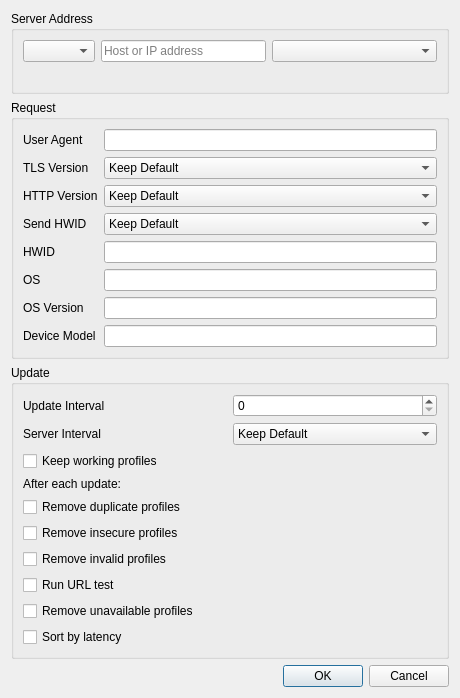
<?xml version="1.0" encoding="UTF-8"?>
<ui version="4.0">
 <class>DialogEditGroupAdvanced</class>
 <widget class="QDialog" name="DialogEditGroupAdvanced">
  <property name="geometry">
   <rect>
    <x>0</x>
    <y>0</y>
    <width>460</width>
    <height>621</height>
   </rect>
  </property>
  <property name="windowTitle">
   <string>Advanced Group Settings</string>
  </property>
  <layout class="QVBoxLayout" name="verticalLayout">
   <item>
    <widget class="QGroupBox" name="endpoint_box">
     <property name="title">
      <string>Server Address</string>
     </property>
     <layout class="QVBoxLayout" name="endpoint_layout">
      <item>
       <layout class="QHBoxLayout" name="endpoint_row" stretch="0,1,1,0">
        <item>
         <widget class="QComboBox" name="endpoint_mode"/>
        </item>
        <item>
         <widget class="MyLineEdit" name="endpoint_address">
          <property name="placeholderText">
           <string>Host or IP address</string>
          </property>
         </widget>
        </item>
        <item>
         <widget class="QComboBox" name="endpoint_list"/>
        </item>
        <item>
         <spacer name="endpoint_spacer">
          <property name="orientation">
           <enum>Qt::Orientation::Horizontal</enum>
          </property>
          <property name="sizeHint" stdset="0">
           <size>
            <width>0</width>
            <height>0</height>
           </size>
          </property>
         </spacer>
        </item>
       </layout>
      </item>
      <item>
       <widget class="QLabel" name="endpoint_hint">
        <property name="textFormat">
         <enum>Qt::TextFormat::PlainText</enum>
        </property>
        <property name="wordWrap">
         <bool>true</bool>
        </property>
        <property name="colorRole" stdset="0">
         <string notr="true">muted</string>
        </property>
       </widget>
      </item>
     </layout>
    </widget>
   </item>
   <item>
    <widget class="QGroupBox" name="request_box">
     <property name="title">
      <string>Request</string>
     </property>
     <layout class="QGridLayout" name="request_layout">
      <item row="0" column="0">
       <widget class="QLabel" name="user_agent_l">
        <property name="toolTip">
         <string>Empty uses the User Agent from the Subscription settings.</string>
        </property>
        <property name="text">
         <string>User Agent</string>
        </property>
       </widget>
      </item>
      <item row="0" column="1">
       <widget class="MyLineEdit" name="user_agent"/>
      </item>
      <item row="1" column="0">
       <widget class="QLabel" name="tls_version_l">
        <property name="toolTip">
         <string>TLS versions offered when fetching this subscription. Some servers answer the default handshake with a CAPTCHA or a block page; TLS 1.2 often gets through. Keep Default follows the Subscription settings.</string>
        </property>
        <property name="text">
         <string>TLS Version</string>
        </property>
       </widget>
      </item>
      <item row="1" column="1">
       <widget class="QComboBox" name="tls_version">
        <item>
         <property name="text">
          <string>Keep Default</string>
         </property>
        </item>
        <item>
         <property name="text">
          <string>Auto</string>
         </property>
        </item>
        <item>
         <property name="text">
          <string>TLS 1.2</string>
         </property>
        </item>
        <item>
         <property name="text">
          <string>TLS 1.3</string>
         </property>
        </item>
       </widget>
      </item>
      <item row="2" column="0">
       <widget class="QLabel" name="http_version_l">
        <property name="toolTip">
         <string>Auto uses HTTP/2 when the server offers it. Keep Default follows the Subscription settings.</string>
        </property>
        <property name="text">
         <string>HTTP Version</string>
        </property>
       </widget>
      </item>
      <item row="2" column="1">
       <widget class="QComboBox" name="http_version">
        <item>
         <property name="text">
          <string>Keep Default</string>
         </property>
        </item>
        <item>
         <property name="text">
          <string>Auto</string>
         </property>
        </item>
        <item>
         <property name="text">
          <string>HTTP/1.1</string>
         </property>
        </item>
       </widget>
      </item>
      <item row="3" column="0">
       <widget class="QLabel" name="send_hwid_l">
        <property name="toolTip">
         <string>Send the HWID, OS, OS version and device model headers with this subscription's requests. Keep Default follows the Subscription settings.</string>
        </property>
        <property name="text">
         <string>Send HWID</string>
        </property>
       </widget>
      </item>
      <item row="3" column="1">
       <widget class="QComboBox" name="send_hwid">
        <item>
         <property name="text">
          <string>Keep Default</string>
         </property>
        </item>
        <item>
         <property name="text">
          <string>On</string>
         </property>
        </item>
        <item>
         <property name="text">
          <string>Off</string>
         </property>
        </item>
       </widget>
      </item>
      <item row="4" column="0">
       <widget class="QLabel" name="hwid_l">
        <property name="text">
         <string>HWID</string>
        </property>
       </widget>
      </item>
      <item row="4" column="1">
       <widget class="MyLineEdit" name="hwid"/>
      </item>
      <item row="5" column="0">
       <widget class="QLabel" name="hwid_os_l">
        <property name="text">
         <string>OS</string>
        </property>
       </widget>
      </item>
      <item row="5" column="1">
       <widget class="MyLineEdit" name="hwid_os"/>
      </item>
      <item row="6" column="0">
       <widget class="QLabel" name="hwid_os_version_l">
        <property name="text">
         <string>OS Version</string>
        </property>
       </widget>
      </item>
      <item row="6" column="1">
       <widget class="MyLineEdit" name="hwid_os_version"/>
      </item>
      <item row="7" column="0">
       <widget class="QLabel" name="hwid_model_l">
        <property name="text">
         <string>Device Model</string>
        </property>
       </widget>
      </item>
      <item row="7" column="1">
       <widget class="MyLineEdit" name="hwid_model"/>
      </item>
     </layout>
    </widget>
   </item>
   <item>
    <widget class="QGroupBox" name="update_box">
     <property name="title">
      <string>Update</string>
     </property>
     <layout class="QVBoxLayout" name="update_layout">
      <item>
       <layout class="QGridLayout" name="update_schedule_layout">
        <item row="0" column="0">
         <widget class="QLabel" name="update_interval_l">
          <property name="toolTip">
           <string>Minutes between automatic updates of this subscription. Keep Default follows the Subscription settings, where automatic updates must be enabled.</string>
          </property>
          <property name="text">
           <string>Update Interval</string>
          </property>
         </widget>
        </item>
        <item row="0" column="1">
         <widget class="QSpinBox" name="update_interval">
          <property name="maximum">
           <number>525600</number>
          </property>
          <property name="singleStep">
           <number>30</number>
          </property>
         </widget>
        </item>
        <item row="1" column="0">
         <widget class="QLabel" name="server_interval_l">
          <property name="toolTip">
           <string>Use the update interval sent by the subscription server; the interval above applies when it sends none. Keep Default follows the Subscription settings.</string>
          </property>
          <property name="text">
           <string>Server Interval</string>
          </property>
         </widget>
        </item>
        <item row="1" column="1">
         <widget class="QComboBox" name="server_interval">
          <item>
           <property name="text">
            <string>Keep Default</string>
           </property>
          </item>
          <item>
           <property name="text">
            <string>Use</string>
           </property>
          </item>
          <item>
           <property name="text">
            <string>Ignore</string>
           </property>
          </item>
         </widget>
        </item>
       </layout>
      </item>
      <item>
       <widget class="QCheckBox" name="keep_working">
        <property name="toolTip">
         <string>Profiles whose last test succeeded are kept when the subscription no longer lists them.</string>
        </property>
        <property name="text">
         <string>Keep working profiles</string>
        </property>
       </widget>
      </item>
      <item>
       <widget class="QLabel" name="after_update_l">
        <property name="text">
         <string>After each update:</string>
        </property>
       </widget>
      </item>
      <item>
       <widget class="QCheckBox" name="remove_duplicates">
        <property name="text">
         <string>Remove duplicate profiles</string>
        </property>
       </widget>
      </item>
      <item>
       <widget class="QCheckBox" name="remove_insecure">
        <property name="text">
         <string>Remove insecure profiles</string>
        </property>
       </widget>
      </item>
      <item>
       <widget class="QCheckBox" name="remove_invalid">
        <property name="toolTip">
         <string>Profiles the core rejects. Skipped while the core is unreachable.</string>
        </property>
        <property name="text">
         <string>Remove invalid profiles</string>
        </property>
       </widget>
      </item>
      <item>
       <widget class="QCheckBox" name="url_test">
        <property name="toolTip">
         <string>Tests the group's profiles once the update finishes, after any test already running.</string>
        </property>
        <property name="text">
         <string>Run URL test</string>
        </property>
       </widget>
      </item>
      <item>
       <layout class="QVBoxLayout" name="url_test_follow_ups">
        <item>
         <widget class="QCheckBox" name="remove_unavailable">
          <property name="text">
           <string>Remove unavailable profiles</string>
          </property>
         </widget>
        </item>
        <item>
         <widget class="QCheckBox" name="sort_by_latency">
          <property name="text">
           <string>Sort by latency</string>
          </property>
         </widget>
        </item>
       </layout>
      </item>
     </layout>
    </widget>
   </item>
   <item>
    <spacer name="bottom_spacer">
     <property name="orientation">
      <enum>Qt::Orientation::Vertical</enum>
     </property>
     <property name="sizeHint" stdset="0">
      <size>
       <width>0</width>
       <height>0</height>
      </size>
     </property>
    </spacer>
   </item>
   <item>
    <widget class="QDialogButtonBox" name="buttonBox">
     <property name="standardButtons">
      <set>QDialogButtonBox::StandardButton::Cancel|QDialogButtonBox::StandardButton::Ok</set>
     </property>
    </widget>
   </item>
  </layout>
 </widget>
 <customwidgets>
  <customwidget>
   <class>MyLineEdit</class>
   <extends>QLineEdit</extends>
   <header>include/ui/utils/MyLineEdit.h</header>
  </customwidget>
 </customwidgets>
 <tabstops>
  <tabstop>endpoint_mode</tabstop>
  <tabstop>endpoint_address</tabstop>
  <tabstop>endpoint_list</tabstop>
  <tabstop>user_agent</tabstop>
  <tabstop>tls_version</tabstop>
  <tabstop>http_version</tabstop>
  <tabstop>send_hwid</tabstop>
  <tabstop>hwid</tabstop>
  <tabstop>hwid_os</tabstop>
  <tabstop>hwid_os_version</tabstop>
  <tabstop>hwid_model</tabstop>
  <tabstop>update_interval</tabstop>
  <tabstop>server_interval</tabstop>
  <tabstop>keep_working</tabstop>
  <tabstop>remove_duplicates</tabstop>
  <tabstop>remove_insecure</tabstop>
  <tabstop>remove_invalid</tabstop>
  <tabstop>url_test</tabstop>
  <tabstop>remove_unavailable</tabstop>
  <tabstop>sort_by_latency</tabstop>
 </tabstops>
 <resources/>
 <connections>
  <connection>
   <sender>buttonBox</sender>
   <signal>accepted()</signal>
   <receiver>DialogEditGroupAdvanced</receiver>
   <slot>accept()</slot>
   <hints>
    <hint type="sourcelabel">
     <x>229</x>
     <y>498</y>
    </hint>
    <hint type="destinationlabel">
     <x>229</x>
     <y>259</y>
    </hint>
   </hints>
  </connection>
  <connection>
   <sender>buttonBox</sender>
   <signal>rejected()</signal>
   <receiver>DialogEditGroupAdvanced</receiver>
   <slot>reject()</slot>
   <hints>
    <hint type="sourcelabel">
     <x>229</x>
     <y>498</y>
    </hint>
    <hint type="destinationlabel">
     <x>229</x>
     <y>259</y>
    </hint>
   </hints>
  </connection>
 </connections>
</ui>
